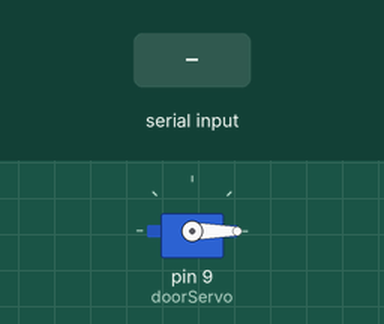
Simulated run of this sketch. Board: Arduino Uno, built with avr-gcc and run on an emulated ATmega328P. Shown: servo. Inputs (shaded band) come from the test bench.

Above: at 1.2 s.
1.3 s: "o" received over Serial
At 2.07 s:
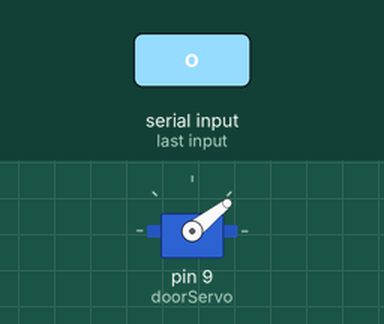
At 4.0 s:
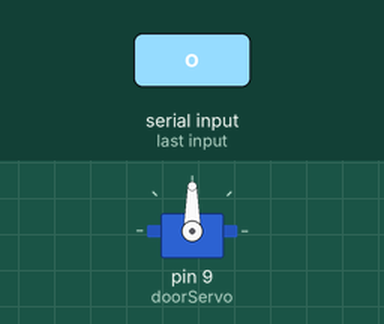
4.3 s: "c" received over Serial
At 5.59 s:
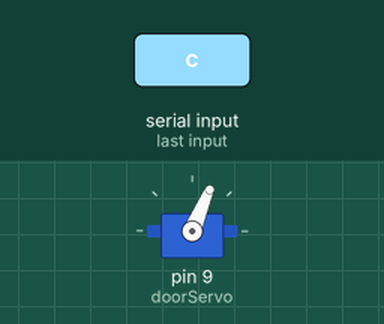
Timing chart, 0 to 8.4 s (numbered marks = the images above; inputs shaded):
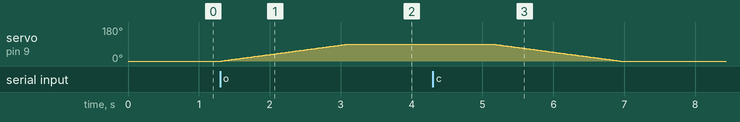

Measured:
- after the input at 1.3 s, servo on pin 9 (doorServo): moves from 0° to 90° over 1.8 s, starting at once
- after the input at 4.3 s, servo on pin 9 (doorServo): moves from 90° to 0° over 1.8 s, starting after 0.85 s

The sketch:

arduino_code.ino
```cpp
#include <Servo.h>

Servo doorServo;

void setup() {
  Serial.begin(9600);
  doorServo.attach(9);
  doorServo.write(0);
}

void loop() {
  if (Serial.available()) {
    char command = Serial.read();
    if (command == 'o') {
      for (int pos = 0; pos <= 90; pos++) {
        doorServo.write(pos);
        delay(20);
      }
      delay(2000);
    }
    else if (command == 'c') {
      for (int pos = 90; pos >= 0; pos--) {
        doorServo.write(pos);
        delay(20);
      }
      delay(2000);
    }
  }
}
```
